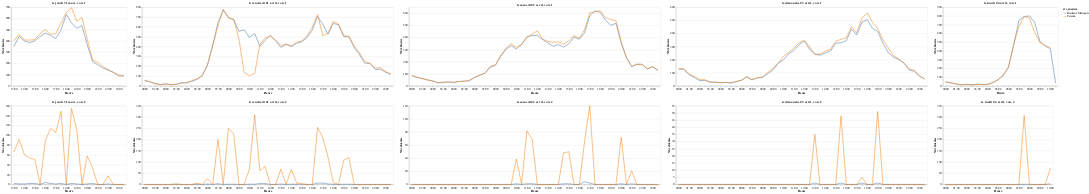

Source (notebook cell):
### Code cell
graphCompVoie

### Figure 1 — Vega-Lite specification as saved in the notebook (floating-point values rounded to 4 significant figures; data arrays with more than 128 entries replaced by an {"elided": "..."} marker saying what was removed)
{"config": {"view": {"continuousWidth": 400, "continuousHeight": 300}}, "hconcat": [{"vconcat": [{"mark": "line", "encoding": {"color": {"type": "nominal", "field": "src_mesure"}, "x": {"type": "ordinal", "field": "horodatage", "timeUnit": "hoursminutes", "title": "Heure"}, "y": {"type": "quantitative", "aggregate": "sum", "field": "value", "title": "Nb véhicules"}}, "title": "le jeudi 31 mars, voie 1", "transform": [{"filter": "(datum.voie === 1)"}]}, {"mark": "line", "encoding": {"color": {"type": "nominal", "field": "src_mesure"}, "x": {"type": "ordinal", "field": "horodatage", "timeUnit": "hoursminutes", "title": "Heure"}, "y": {"type": "quantitative", "aggregate": "sum", "field": "value", "title": "Nb véhicules"}}, "title": "le jeudi 31 mars, voie 2", "transform": [{"filter": "(datum.voie === 2)"}]}], "data": {"name": "data-c238e0590a8b6383fbbcbb895fe884f7"}}, {"vconcat": [{"mark": "line", "encoding": {"color": {"type": "nominal", "field": "src_mesure"}, "x": {"type": "ordinal", "field": "horodatage", "timeUnit": "hoursminutes", "title": "Heure"}, "y": {"type": "quantitative", "aggregate": "sum", "field": "value", "title": "Nb véhicules"}}, "title": "le vendredi 01 avril, voie 1", "transform": [{"filter": "(datum.voie === 1)"}]}, {"mark": "line", "encoding": {"color": {"type": "nominal", "field": "src_mesure"}, "x": {"type": "ordinal", "field": "horodatage", "timeUnit": "hoursminutes", "title": "Heure"}, "y": {"type": "quantitative", "aggregate": "sum", "field": "value", "title": "Nb véhicules"}}, "title": "le vendredi 01 avril, voie 2", "transform": [{"filter": "(datum.voie === 2)"}]}], "data": {"name": "data-42ecab5111aec3b42f08c31d192782a5"}}, {"vconcat": [{"mark": "line", "encoding": {"color": {"type": "nominal", "field": "src_mesure"}, "x": {"type": "ordinal", "field": "horodatage", "timeUnit": "hoursminutes", "title": "Heure"}, "y": {"type": "quantitative", "aggregate": "sum", "field": "value", "title": "Nb véhicules"}}, "title": "le samedi 02 avril, voie 1", "transform": [{"filter": "(datum.voie === 1)"}]}, {"mark": "line", "encoding": {"color": {"type": "nominal", "field": "src_mesure"}, "x": {"type": "ordinal", "field": "horodatage", "timeUnit": "hoursminutes", "title": "Heure"}, "y": {"type": "quantitative", "aggregate": "sum", "field": "value", "title": "Nb véhicules"}}, "title": "le samedi 02 avril, voie 2", "transform": [{"filter": "(datum.voie === 2)"}]}], "data": {"name": "data-671d0bbb869e39c05a0e0f9d7f13c1d0"}}, {"vconcat": [{"mark": "line", "encoding": {"color": {"type": "nominal", "field": "src_mesure"}, "x": {"type": "ordinal", "field": "horodatage", "timeUnit": "hoursminutes", "title": "Heure"}, "y": {"type": "quantitative", "aggregate": "sum", "field": "value", "title": "Nb véhicules"}}, "title": "le dimanche 03 avril, voie 1", "transform": [{"filter": "(datum.voie === 1)"}]}, {"mark": "line", "encoding": {"color": {"type": "nominal", "field": "src_mesure"}, "x": {"type": "ordinal", "field": "horodatage", "timeUnit": "hoursminutes", "title": "Heure"}, "y": {"type": "quantitative", "aggregate": "sum", "field": "value", "title": "Nb véhicules"}}, "title": "le dimanche 03 avril, voie 2", "transform": [{"filter": "(datum.voie === 2)"}]}], "data": {"name": "data-f6ea94b0d69b658db9d1053725009056"}}, {"vconcat": [{"mark": "line", "encoding": {"color": {"type": "nominal", "field": "src_mesure"}, "x": {"type": "ordinal", "field": "horodatage", "timeUnit": "hoursminutes", "title": "Heure"}, "y": {"type": "quantitative", "aggregate": "sum", "field": "value", "title": "Nb véhicules"}}, "title": "le lundi 04 avril, voie 1", "transform": [{"filter": "(datum.voie === 1)"}]}, {"mark": "line", "encoding": {"color": {"type": "nominal", "field": "src_mesure"}, "x": {"type": "ordinal", "field": "horodatage", "timeUnit": "hoursminutes", "title": "Heure"}, "y": {"type": "quantitative", "aggregate": "sum", "field": "value", "title": "Nb véhicules"}}, "title": "le lundi 04 avril, voie 2", "transform": [{"filter": "(datum.voie === 2)"}]}], "data": {"name": "data-e5e77b45f07b54f36bb7030e36f340b7"}}], "$schema": "https://vega.github.io/schema/vega-lite/v4.8.1.json", "datasets": {"data-c238e0590a8b6383fbbcbb895fe884f7": {"elided": "167 records"}, "data-42ecab5111aec3b42f08c31d192782a5": {"elided": "384 records"}, "data-671d0bbb869e39c05a0e0f9d7f13c1d0": {"elided": "384 records"}, "data-f6ea94b0d69b658db9d1053725009056": {"elided": "384 records"}, "data-e5e77b45f07b54f36bb7030e36f340b7": {"elided": "169 records"}}}
